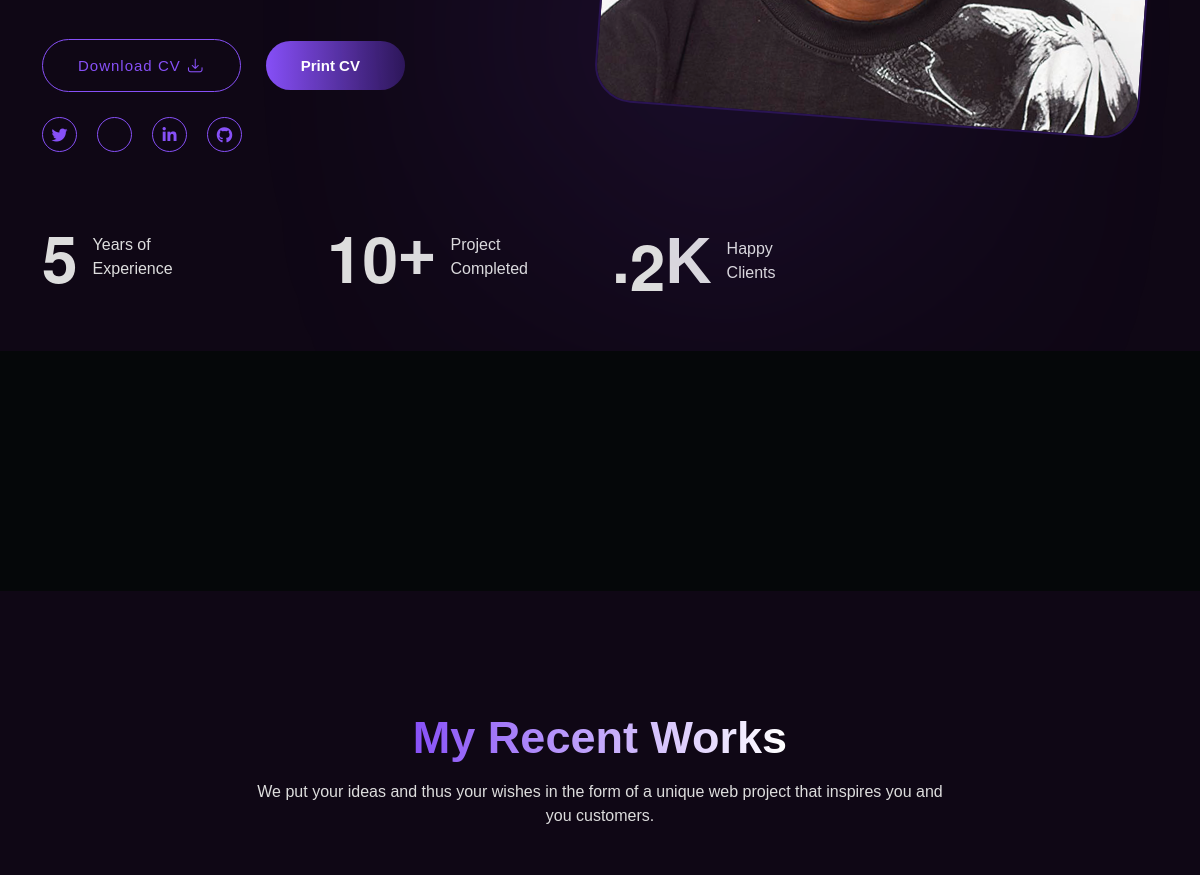
The app's page / (middle part), older data.
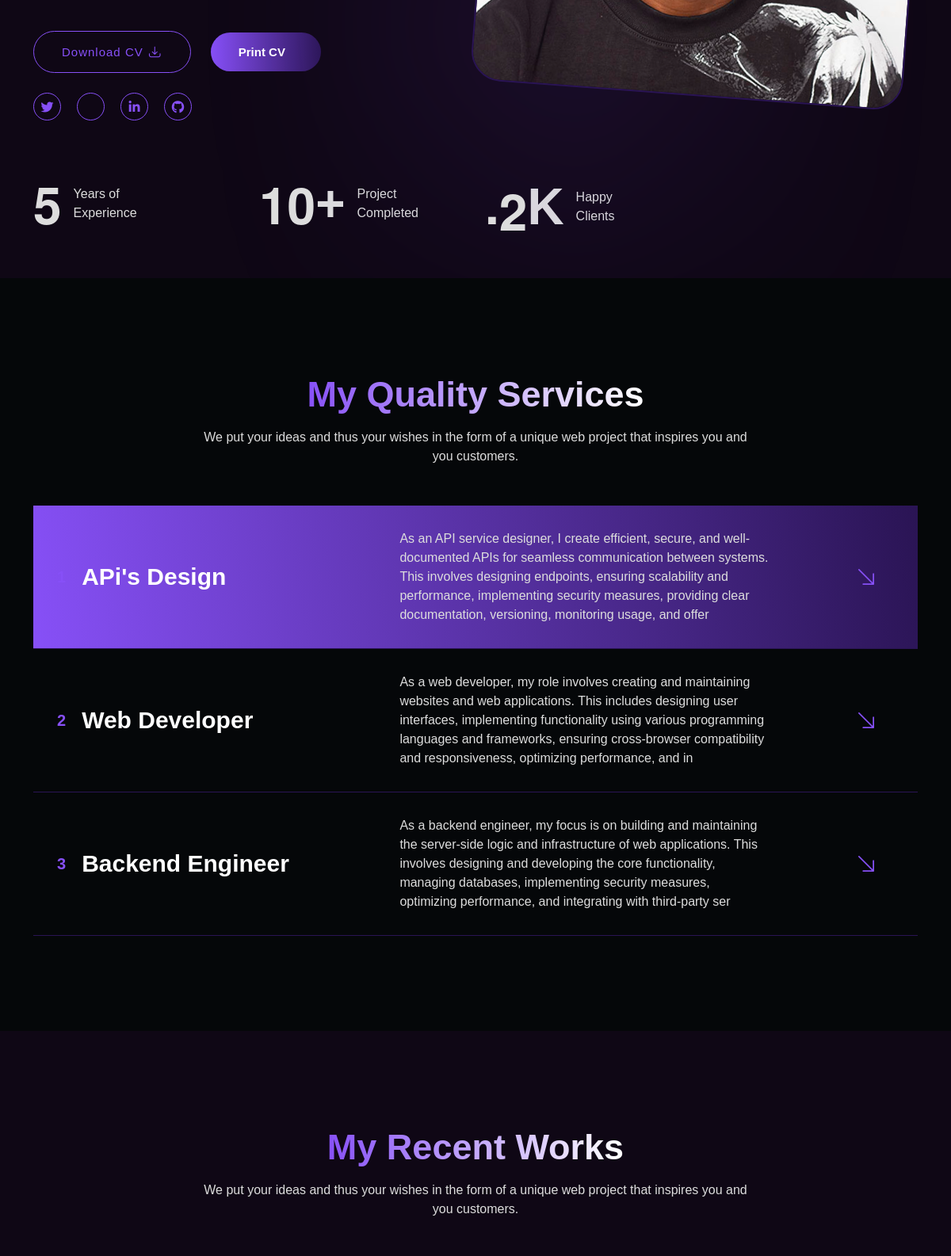
The same page, newer data.
### backend/models/hero.py (models this page shows, shortened)
class Hero(models.Model):
    title1 = models.CharField(max_length=200,default='')
    title2 = models.CharField(max_length=200,default='')
    sub_title = models.CharField(max_length=100,default='')
    logo      = models.ImageField(upload_to='logo',default='')
    favicon = models.ImageField(upload_to='favicon',default='')
    hero_image = models.ImageField(upload_to='hero')
    cv          = models.FileField(upload_to='cv',default='Cv.pdf')
    description = models.TextField(max_length=500,default='')
    years_exp = models.IntegerField(default=1)
    no_completed_proj = models.IntegerField(default=1)
    no_clients = models.DecimalField(max_digits=1000000,decimal_places=2,default=1)
    class Meta:
        verbose_name_plural = 'Hero'

### backend/models/services.py (models this page shows, shortened)
class ServiceHero(models.Model):
    title = models.CharField(max_length=100,default='')
    description = models.TextField(max_length=300,default='')
    class Meta:
        verbose_name_plural = 'Service Hero'

class Services(models.Model):
    service_no = models.IntegerField(default='0')
    service_title = models.CharField(max_length=150,default='')
    service_desc = models.TextField(max_length=300,default='')
    class Meta:
        verbose_name_plural = 'Services'
    def __str__(self):
        return self.service_title

### backend/views.py (the view, shortened to what this page needs)
# urls.py: path('', HeroView.as_view(), name='index'),
class HeroView(View):
    template_name = 'index.html'
    def get(self, request, *args, **kwargs):
        form = ContactUsForm()
        try:
            heroes = Hero.objects.all()
        except Exception as e:
            print(f"Error fetching heroes: {e}")
            heroes = []
        try:
            service_heroes = ServiceHero.objects.all()
        except Exception as e:
            print(f"Error fetching service heroes: {e}")
            service_heroes = []
        try:
            services = Services.objects.all()
        except Exception as e:
            print(f"Error fetching services: {e}")
            services = []
        try:
            contacts = ContactUsHero.objects.all()
        except Exception as e:
            print(f"Error fetching services: {e}")
            contacts = []
        try:
            servicepopups = [(service, ServicePopUp.objects.filter(service_title=service).first()) for service in services]
        except Exception as e:
            print(f"Error fetching service popups: {e}")
            servicepopups = []
        context = {
            'heroes': heroes,
            'service_heroes': service_heroes,
            'services': services,
            'servicepopups': servicepopups,
            'form':  form,
            'contacts':contacts
        }
        return render(request, self.template_name, context)

### backend/models/services.py (called while the page is built)
    def get_list(self):
        return self.Process_list.split(',') if self.Process_list else []

### templates/index.html (shortened to what this page needs)
﻿{% load static %}
<!DOCTYPE html>
<html class="no-js" lang="en">
<head>
    <link rel="stylesheet" href="{% static 'assets/css/animate.min.css' %}">
    <link rel="stylesheet" href="{% static 'assets/css/bootstrap.min.css' %}">
    <link rel="stylesheet" href="{% static 'assets/css/font-awesome-pro.min.css' %}">
    <link rel="stylesheet" href="{% static 'assets/css/flaticon_gerold.css' %}">
    <link rel="stylesheet" href="{% static 'assets/css/nice-select.css' %}">
    <link rel="stylesheet" href="{% static 'assets/css/backToTop.css' %}">
    <link rel="stylesheet" href="{% static 'assets/css/owl.carousel.min.css' %}">
    <link rel="stylesheet" href="{% static 'assets/css/odometer-theme-default.css' %}">
    <link rel="stylesheet" href="{% static 'assets/css/magnific-popup.css' %}">
    <link rel="stylesheet" href="{% static 'assets/css/main.css' %}">
    <link rel="stylesheet" href="{% static 'assets/css/light-mode.css' %}">
    <link rel="stylesheet" href="{% static 'assets/css/responsive.css' %}">
</head>
<body>
    <main class="site-content" id="content">
        {% for hero in heroes %}
        <section class="hero-section d-flex align-items-center" id="intro">
            <div class="container">
                <div class="row align-items-center">
                    <div class="col-md-6">
                        <div class="hero-content-box">
                            <div class="button-box d-flex flex-wrap align-items-center">
                                <a href="{{hero.cv.url}}" download class="btn tj-btn-secondary">Download CV <i class="flaticon-download"></i></a>
                                <a href="javascript:printCV('{{ hero.cv.url }}')" class="btn tj-btn-primary">Print CV </a>
                                <ul class="ul-reset social-icons">
                                    <li><a href="https://twitter.com/punditiTech"><i class="fa-brands fa-twitter"></i></a></li>
                                    <li><a href="#"><i class="fa-light fa-basketball"></i></a></li>
                                    <li><a href="www.linkedin.com/in/mohammed-ali7"><i class="fa-brands fa-linkedin-in"></i></a></li>
                                    <li><a href="https://github.com/Pundit4Real"><i class="fa-brands fa-github"></i></a></li>
                                </ul>
                            </div>
                        </div>
                    </div>
                    <div class="col-md-6 d-none d-md-block">
                        <div class="hero-image-box text-center">
                            <img src="{{hero.hero_image.url}}" alt="">
                        </div>
                    </div>
                </div>
                <div class="funfact-area">
                    <div class="row">
                        <div class="col-6 col-lg-3">
                            <div class="funfact-item d-flex flex-column flex-sm-row flex-wrap align-items-center">
                                <div class="number"><span class="odometer" data-count="{{hero.years_exp}}">0</span></div>
                                <div class="text">Years of <br>Experience</div>
                            </div>
                        </div>
                        <div class="col-6 col-lg-3">
                            <div class="funfact-item d-flex flex-column flex-sm-row flex-wrap align-items-center">
                                <div class="number"><span class="odometer" data-count="{{hero.no_completed_proj}}">0</span>+</div>
                                <div class="text">Project <br>Completed</div>
                            </div>
                        </div>
                        <div class="col-6 col-lg-3">
                            <div class="funfact-item d-flex flex-column flex-sm-row flex-wrap align-items-center">
                                <div class="number"><span class="odometer" data-count="{{hero.no_clients}}">0</span>K</div>
                                <div class="text">Happy <br>Clients</div>
                            </div>
                        </div>
                    </div>
                </div>
            </div>
        </section>
        {% endfor %}
<section class="services-section" id="services-section">
    <div class="container">
        <div class="row">
            <div class="col-md-12">
                {% for sh in service_heroes %}
                <div class="section-header text-center">
                    <h2 class="section-title wow fadeInUp" data-wow-delay=".3s">{{ sh.title }}</h2>
                    <p class="wow fadeInUp" data-wow-delay=".4s">{{ sh.description }}</p>
                </div>
                {% endfor %}
            </div>
        </div>
        <div class="row">
            <div class="col-md-12">
                <div class="services-widget position-relative">
                    {% for s in services %}
                    <div class="service-item current d-flex flex-wrap align-items-center wow fadeInUp" data-wow-delay=".5s">
                        <div class="left-box d-flex flex-wrap align-items-center">
                            <span class="number">{{ s.service_no }}</span>
                            <h3 class="service-title">{{ s.service_title }}</h3>
                        </div>
                        <div class="right-box">
                            <p>{{ s.service_desc }}</p>
                        </div>
                        <i class="flaticon-up-right-arrow"></i>
                        <button data-mfp-src="#service-wrapper-{{ forloop.counter }}" class="service-link modal-popup"></button>
                    </div>
                    {% endfor %}
                    <div class="active-bg wow fadeInUp" data-wow-delay=".5s"></div>
                </div>
            </div>
        </div>
    </div>
</section>
        <section class="portfolio-section" id="works-section">
            <div class="container">
                <div class="row">
                    <div class="col-md-12">
                        <div class="section-header text-center">
                            <h2 class="section-title wow fadeInUp" data-wow-delay=".3s">My Recent Works</h2>
                            <p class=" wow fadeInUp" data-wow-delay=".4s">We put your ideas and thus your wishes in the
                                form of a unique web project that inspires
                                you
                                and you customers.</p>
                        </div>
                    </div>
                </div>
            </div>
        </section>
    </main>
</body>
</html>

### static/assets/css/odometer-theme-default.css (style rules this page uses)
.odometer.odometer-auto-theme, .odometer.odometer-theme-default { display: -moz-inline-box; -moz-box-orient: vertical; display: inline-block; vertical-align: middle; *vertical-align: auto; position: relative; }
.odometer.odometer-auto-theme, .odometer.odometer-theme-default { *display: inline; }
.odometer.odometer-auto-theme, .odometer.odometer-theme-default { font-family: "Helvetica Neue", sans-serif; line-height: 1.1em; }

### static/assets/css/responsive.css (style rules this page uses)
@media only screen and (min-width: 1200px) and (max-width: 1399px) { .hero-section .funfact-area { margin-top: 70px; } }

Row changes from the older to the newer data that the page shows:
added ServiceHero: title "My Quality Services", description "We put your ideas and thus your wishes in the form of a unique web project that inspires you and you customers."
added Services: service_title "APi's Design", service_desc "As an API service designer, I create efficient, secure, and well-documented APIs for seamless communication between systems. This involves designing endpoints, ensuring scalability and performance, implementing security measures, providing clear documentation, versioning, monitoring usage, and offer"
added Services: service_no "2", service_title "Web Developer", service_desc "As a web developer, my role involves creating and maintaining websites and web applications. This includes designing user interfaces, implementing functionality using various programming languages and frameworks, ensuring cross-browser compatibility and responsiveness, optimizing performance, and in"
added Services: service_no "3", service_title "Backend Engineer", service_desc "As a backend engineer, my focus is on building and maintaining the server-side logic and infrastructure of web applications. This involves designing and developing the core functionality, managing databases, implementing security measures, optimizing performance, and integrating with third-party ser"
